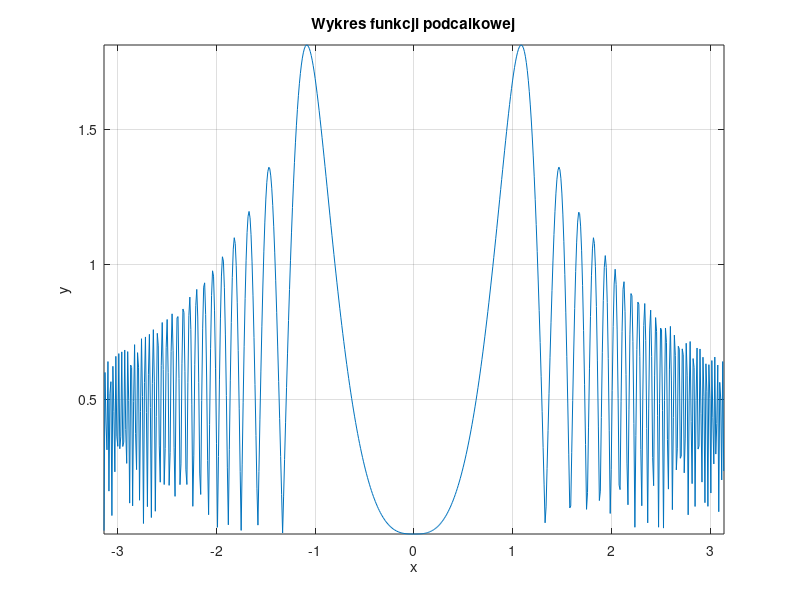

The MATLAB source for this figure:
clear
clc

x=-pi:0.01:pi;

y=@(x)abs(2.*sin(x.^4)./x);
y1=abs(2.*sin(x.^4)./x);
w=[1e-3 1e-5 1e-7];
for i=1:3
[Q(i),FCNT]=quad(y,-pi,2*pi,w(i), 1);
Q1(i) = integral(y,-pi,2*pi,'AbsTol',w(i));
end

plot(x,y1)
axis([-pi pi -inf inf])
grid on
title('Wykres funkcji podcalkowej')
xlabel('x')
ylabel('y')


